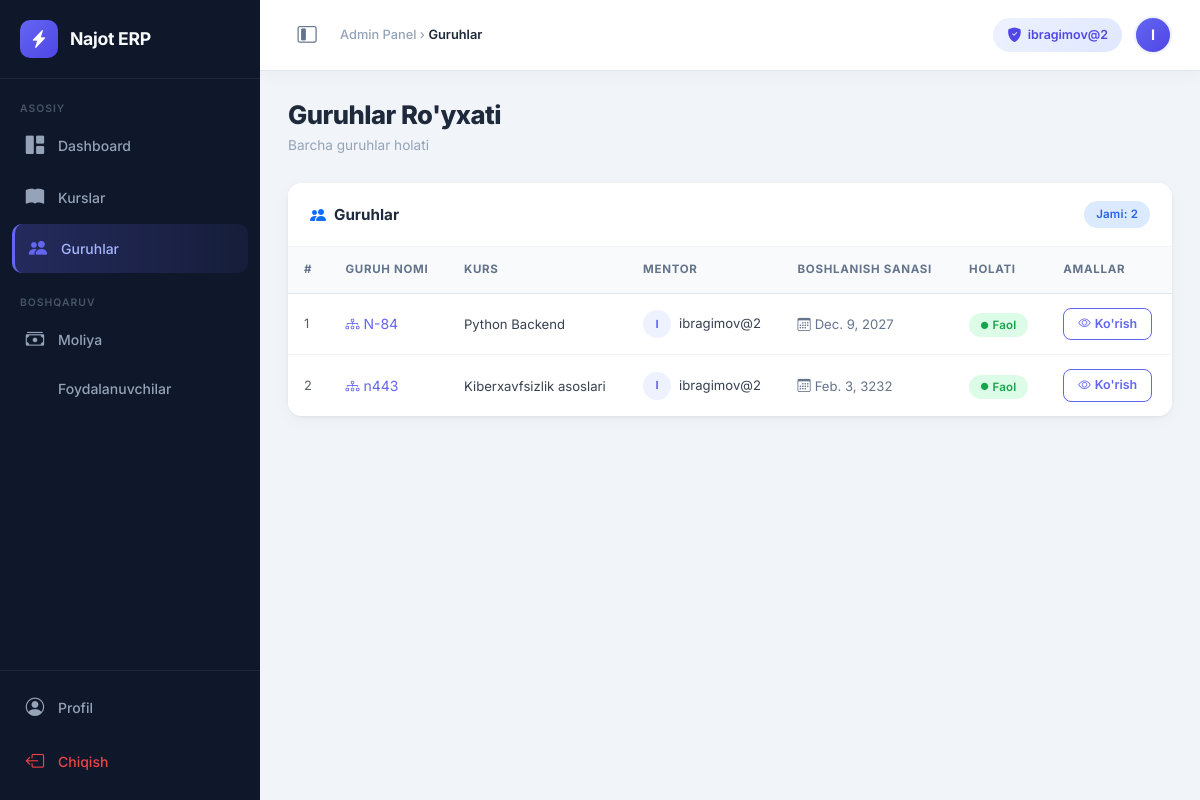
The page /courses/groups/ (signed in) on the database as committed earlier.
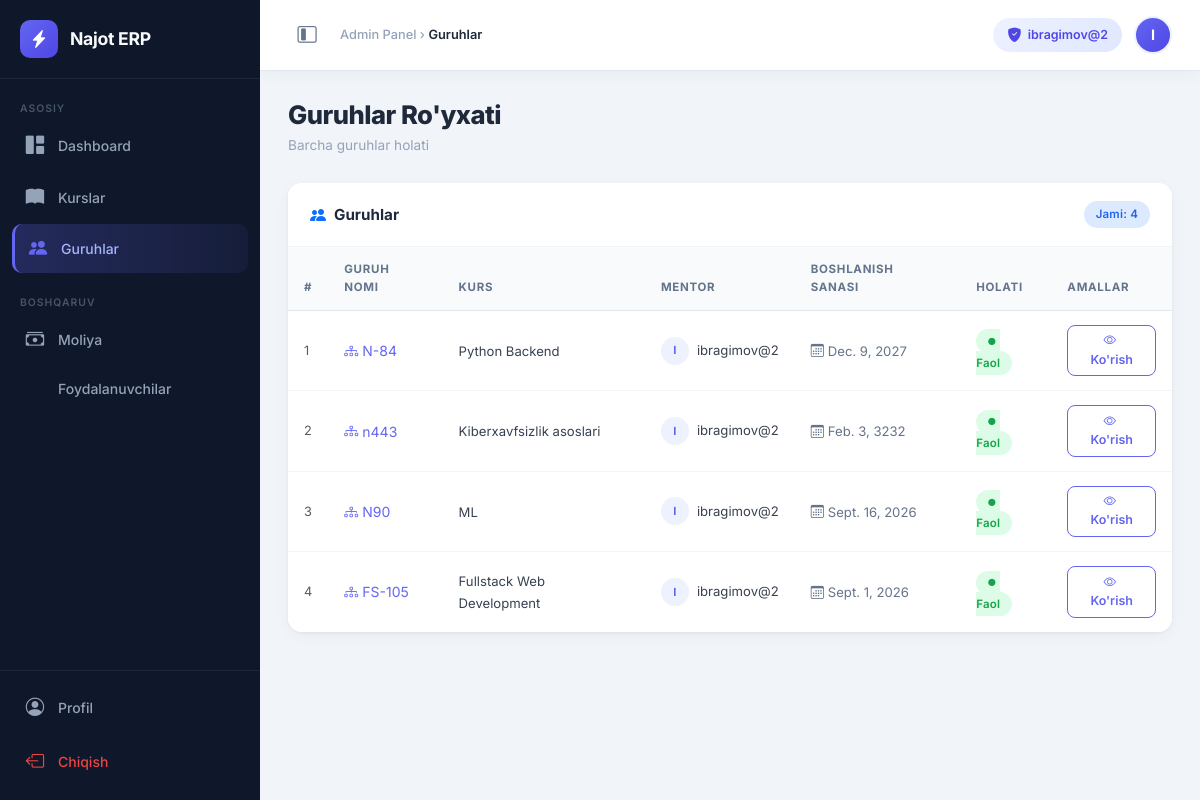
The same page on the database as committed later.
### courses/models.py (models this page shows, shortened)
class Group(models.Model):
    name = models.CharField(max_length=50, verbose_name="Guruh nomi")
    course = models.ForeignKey(
        Course,
        on_delete=models.CASCADE,
        related_name='groups',
        verbose_name="Kurs"
    )
    mentor = models.ForeignKey(
        settings.AUTH_USER_MODEL,
        on_delete=models.SET_NULL,
        null=True,
        blank=True,
        related_name='mentor_groups',
        limit_choices_to={'role': 'MENTOR'},
        verbose_name="Mentor"
    )
    start_date = models.DateField(verbose_name="Boshlanish sanasi")
    is_active = models.BooleanField(default=True, verbose_name="Faolmi?")

class Course(models.Model):
    name = models.CharField(max_length=100, verbose_name="Kurs nomi")
    description = models.TextField(blank=True, null=True, verbose_name="Tavsif")
    price = models.DecimalField(max_digits=10, decimal_places=2, verbose_name="Narxi (so'm)")
    duration_months = models.PositiveIntegerField(default=1, verbose_name="Davomiyligi (oy)")

### users/models.py (models this page shows, shortened)
class User(AbstractUser):
    ROLE_CHOICES = (
        ('ADMIN', 'Admin'),
        ('MENTOR', 'Mentor'),
        ('STUDENT', 'Student'),
    )
    role = models.CharField(max_length=10, choices=ROLE_CHOICES, default='STUDENT')
    phone = models.CharField(max_length=15, blank=True, null=True)  # Telefon maydoni
    avatar = models.ImageField(upload_to='avatars/', blank=True, null=True)  # Profil rasmi
    objects = CustomUserManager()  # Manager'ni shu yerga ulaymiz
    @property
    def is_admin(self):
        return self.role == 'ADMIN' or self.is_superuser

### courses/views.py (the view)
# urls.py: path('groups/', GroupListView.as_view(), name='group_list'),
class GroupListView(LoginRequiredMixin, View):
    def get(self, request):
        groups = Group.objects.all()
        return render(request, 'courses/group_list.html', {'groups': groups})

### templates/courses/group_list.html (shortened to what this page needs)
{% extends 'base_admin.html' %}
{% block page_title %}Guruhlar{% endblock %}
{% block nav_groups %}active{% endblock %}
{% block content %}
<div class="page-header">
    <div>
        <h1>Guruhlar Ro'yxati</h1>
        <div class="page-subtitle">Barcha guruhlar holati</div>
    </div>
</div>
<div class="table-card card">
    <div class="card-header d-flex align-items-center gap-2">
        <i class="bi bi-people-fill text-primary"></i>
        <h5>Guruhlar</h5>
        <span class="badge-pill badge-info ms-auto">Jami: {% for g in groups %}{% empty %}0{% endfor %}{{ groups|length }}</span>
    </div>
    <div class="table-responsive">
        <table class="table">
            <thead>
                <tr>
                    <th>#</th>
                    <th>Guruh Nomi</th>
                    <th>Kurs</th>
                    <th>Mentor</th>
                    <th>Boshlanish Sanasi</th>
                    <th>Holati</th>
                    <th>Amallar</th>
                </tr>
            </thead>
            <tbody>
                {% for group in groups %}
                <tr>
                    <td class="text-muted fw-600" style="font-size:.8rem;">{{ forloop.counter }}</td>
                    <td>
                        <a href="{% url 'group_detail' group.pk %}"
                           class="fw-700 text-decoration-none"
                           style="color:#6366f1; font-size:.875rem;">
                            <i class="bi bi-diagram-3 me-1"></i>{{ group.name }}
                        </a>
                    </td>
                    <td>
                        <span style="font-size:.82rem; color:#374151;">{{ group.course.name }}</span>
                    </td>
                    <td>
                        <div class="d-flex align-items-center gap-2">
                            <div style="width:28px;height:28px;background:#eef2ff;border-radius:50%;
                                        display:flex;align-items:center;justify-content:center;
                                        font-size:.7rem; font-weight:700; color:#6366f1; flex-shrink:0;">
                                {{ group.mentor.get_full_name|default:group.mentor.username|default:"?"|slice:":1"|upper }}
                            </div>
                            <span style="font-size:.82rem;">
                                {{ group.mentor.get_full_name|default:group.mentor.username|default:"Biriktirilmagan" }}
                            </span>
                        </div>
                    </td>
                    <td>
                        <span style="font-size:.82rem; color:#64748b;">
                            <i class="bi bi-calendar3 me-1"></i>{{ group.start_date }}
                        </span>
                    </td>
                    <td>
                        {% if group.is_active %}
                            <span class="badge-pill badge-active">
                                <i class="bi bi-circle-fill me-1" style="font-size:.45rem; vertical-align:middle;"></i>Faol
                            </span>
                        {% else %}
                            <span class="badge-pill badge-inactive">
                                <i class="bi bi-circle-fill me-1" style="font-size:.45rem; vertical-align:middle;"></i>Yopilgan
                            </span>
                        {% endif %}
                    </td>
                    <td>
                        <a href="{% url 'group_detail' group.pk %}"
                           class="btn btn-sm btn-outline-primary">
                            <i class="bi bi-eye me-1"></i>Ko'rish
                        </a>
                    </td>
                </tr>
                {% endfor %}
            </tbody>
        </table>
    </div>
</div>
{% endblock %}

Rows that differ between the two databases and show on the page:
added Group: name "N90", course.name "ML", mentor.get_full_name "I", mentor.get_full_name "ibragimov@2", start_date "Sept. 16, 2026", is_active True (drawn)
added Group: name "FS-105", course.name "Fullstack Web Development", mentor.get_full_name "I", mentor.get_full_name "ibragimov@2", start_date "Sept. 1, 2026", is_active True (drawn)
Other text that changed with them:
{{ groups|length }}: "2" → "4"
